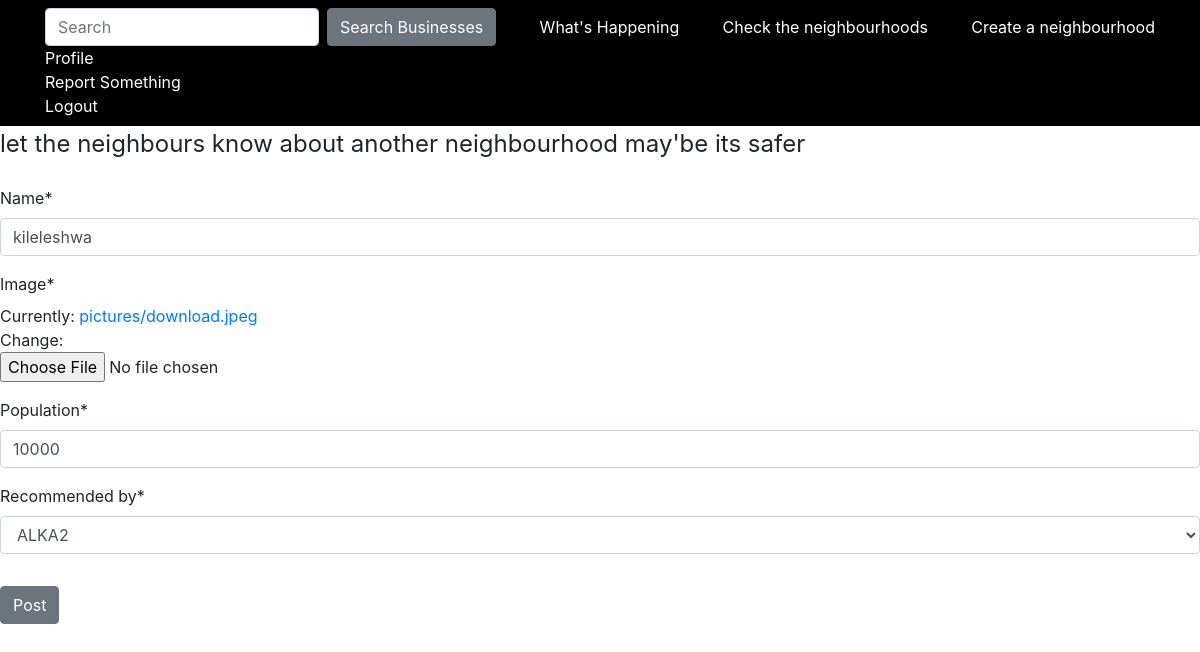
Screenshot of /neighbourhood/5/update/ (signed in) with the database file from the repository.
### neighbourhoodwatch/models.py (models this page shows, shortened)
class Neighbourhood(models.Model):
    name = models.CharField(max_length=25)
    population = models.IntegerField()
    recommended_by = models.ForeignKey(User, on_delete=models.CASCADE, null=True)
    image = models.ImageField(default="default.jpg", upload_to="pictures")
    post_date = models.DateTimeField(auto_now_add=True, null=True)

### neighbourhoodwatch/views.py (the view, shortened to what this page needs)
# urls.py: url(r'^neighbourhood/(?P<pk>\d+)/update/$', NeighbourUpdateView.as_view(), name='neighbourupdate'),
class NeighbourUpdateView(LoginRequiredMixin, UserPassesTestMixin ,UpdateView):
    model = Neighbourhood
    template_name = "main/create_neighbourhood.html"
    fields = ['name', 'image', 'population', 'recommended_by']
    def test_func(self):
        post = self.get_object()
        if self.request.user == post.recommended_by:
            return True
        return False

### templates/main/create_neighbourhood.html (shortened to what this page needs)
{%extends "main/base.html"%}
{% load crispy_forms_tags %}
{%block content%}
<div class="content-section">
    <form method="POST" enctype="multipart/form-data">
        <fieldset class="form-group">
            <legend class="border-bottom- mb-4">let the neighbours know about another neighbourhood may'be its safer </legend>
            {{form|crispy}}
        </fieldset>
        <div class="form-group">
            <button class="btn btn-secondary" type="submit">Post</button>
        </div>
    </form>
</div>
{%endblock content %}

### rows the page displays
Neighbourhood: name "kileleshwa", population "10000", recommended_by "ALKA2"
